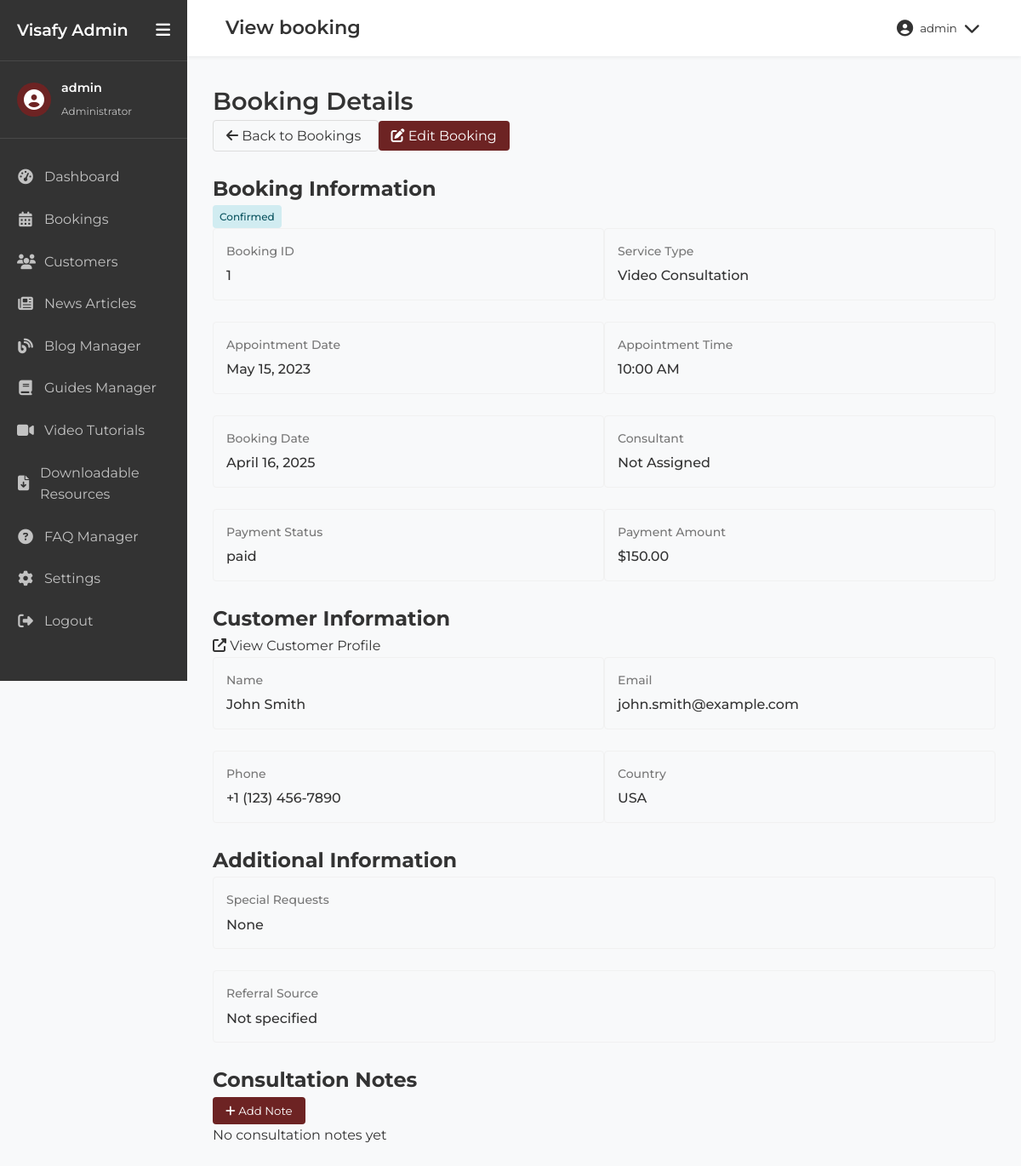
Page /admin/view_booking.php?id=1 (signed in) on the committed database.
### tables this page shows
CREATE TABLE appointments (
    id INT AUTO_INCREMENT PRIMARY KEY,
    consultation_type VARCHAR(50) NOT NULL,
    appointment_datetime DATETIME NOT NULL,
    first_name VARCHAR(50) NOT NULL,
    last_name VARCHAR(50) NOT NULL,
    email VARCHAR(100) NOT NULL,
    phone VARCHAR(20) NOT NULL,
    address TEXT,
    city VARCHAR(50),
    postal_code VARCHAR(20),
    country VARCHAR(50),
    immigration_purpose VARCHAR(100),
    special_requests TEXT,
    status ENUM('pending', 'confirmed', 'completed', 'cancelled', 'no-show') DEFAULT 'pending',
    payment_status ENUM('unpaid', 'paid', 'refunded') DEFAULT 'unpaid',
    payment_amount DECIMAL(10, 2),
    additional_notes TEXT,
    created_at TIMESTAMP DEFAULT CURRENT_TIMESTAMP,
    updated_at TIMESTAMP DEFAULT CURRENT_TIMESTAMP ON UPDATE CURRENT_TIMESTAMP
);

CREATE TABLE customers (
    id INT AUTO_INCREMENT PRIMARY KEY,
    first_name VARCHAR(50) NOT NULL,
    last_name VARCHAR(50) NOT NULL,
    email VARCHAR(100) NOT NULL UNIQUE,
    phone VARCHAR(20),
    address TEXT,
    city VARCHAR(50),
    postal_code VARCHAR(20),
    country VARCHAR(50),
    date_of_birth DATE,
    citizenship VARCHAR(50),
    passport_number VARCHAR(50),
    immigration_status VARCHAR(50),
    notes TEXT,
    created_at TIMESTAMP DEFAULT CURRENT_TIMESTAMP,
    updated_at TIMESTAMP DEFAULT CURRENT_TIMESTAMP ON UPDATE CURRENT_TIMESTAMP
);

### admin/includes/db_connection.php (called while the page is built, shortened)
<?php
$db_host = '193.203.184.121';
$db_user = 'u911550082_canext';
$db_pass = 'Milk@sdk14';
$db_name = 'u911550082_canext';
$conn = new mysqli($db_host, $db_user, $db_pass, $db_name);
function executeQuery($sql) {
    global $conn;
    return $conn->query($sql);
}
?>

### admin/view_booking.php (the view, shortened to what this page needs)
<?php
include('includes/header.php');
include('includes/db_connection.php');
$booking_id = isset($_GET['id']) ? intval($_GET['id']) : 0;
$sql = "SELECT a.*, CONCAT(c.first_name, ' ', c.last_name) as customer_name, c.email as customer_email, c.phone as customer_phone, c.id as customer_id
        FROM appointments a
        LEFT JOIN customers c ON a.email = c.email
        WHERE a.id = $booking_id";
$result = executeQuery($sql);
if ($result && $result->num_rows > 0) {
    $booking = $result->fetch_assoc();
} else {
    header('Location: bookings.php');
    exit;
}
$sql_notes = "SELECT n.*, CONCAT(u.first_name, ' ', u.last_name) as admin_name
             FROM consultation_notes n
             JOIN admin_users u ON n.admin_user_id = u.id
             WHERE n.appointment_id = $booking_id
             ORDER BY n.created_at DESC";
$notes_result = executeQuery($sql_notes);
?>
<div class="admin-content-header">
    <h1>Booking Details</h1>
    <div class="header-actions">
        <a href="bookings.php" class="btn-secondary">
            <i class="fas fa-arrow-left"></i> Back to Bookings
        </a>
        <a href="edit_booking.php?id=<?php echo $booking_id; ?>" class="btn-primary">
            <i class="fas fa-edit"></i> Edit Booking
        </a>
    </div>
</div>
<div class="admin-content-body">
    <div class="booking-details-container">
        <div class="admin-card">
            <div class="admin-card-header">
                <h2>Booking Information</h2>
                <div class="booking-status">
                    <span class="status-badge status-<?php echo strtolower($booking['status']); ?>"><?php echo $booking['status']; ?></span>
                </div>
            </div>
            <div class="admin-card-body">
                <div class="detail-section">
                    <div class="detail-row">
                        <div class="detail-group">
                            <div class="detail-label">Booking ID</div>
                            <div class="detail-value"><?php echo $booking['id']; ?></div>
                        </div>
                        <div class="detail-group">
                            <div class="detail-label">Service Type</div>
                            <div class="detail-value"><?php echo $booking['consultation_type']; ?></div>
                        </div>
                    </div>
                    <div class="detail-row">
                        <div class="detail-group">
                            <div class="detail-label">Appointment Date</div>
                            <div class="detail-value"><?php echo date('F j, Y', strtotime($booking['appointment_datetime'])); ?></div>
                        </div>
                        <div class="detail-group">
                            <div class="detail-label">Appointment Time</div>
                            <div class="detail-value"><?php echo date('g:i A', strtotime($booking['appointment_datetime'])); ?></div>
                        </div>
                    </div>
                    <div class="detail-row">
                        <div class="detail-group">
                            <div class="detail-label">Booking Date</div>
                            <div class="detail-value"><?php echo date('F j, Y', strtotime($booking['created_at'])); ?></div>
                        </div>
                        <div class="detail-group">
                            <div class="detail-label">Consultant</div>
                            <div class="detail-value"><?php echo $booking['consultant_name'] ?? 'Not Assigned'; ?></div>
                        </div>
                    </div>
                    <div class="detail-row">
                        <div class="detail-group">
                            <div class="detail-label">Payment Status</div>
                            <div class="detail-value">
                                <span class="payment-badge payment-<?php echo strtolower($booking['payment_status']); ?>">
                                    <?php echo $booking['payment_status']; ?>
                                </span>
                            </div>
                        </div>
                        <div class="detail-group">
                            <div class="detail-label">Payment Amount</div>
                            <div class="detail-value">$<?php echo number_format($booking['payment_amount'], 2); ?></div>
                        </div>
                    </div>
                </div>
            </div>
        </div>
        <div class="admin-card">
            <div class="admin-card-header">
                <h2>Customer Information</h2>
                <?php if (isset($booking['customer_id']) && !empty($booking['customer_id'])): ?>
                <div class="header-actions">
                    <a href="view_customer.php?id=<?php echo $booking['customer_id']; ?>" class="btn-text">
                        <i class="fas fa-external-link-alt"></i> View Customer Profile
                    </a>
                </div>
                <?php endif; ?>
            </div>
            <div class="admin-card-body">
                <?php if (isset($booking['customer_id']) && !empty($booking['customer_id'])): ?>
                <div class="detail-section">
                    <div class="detail-row">
                        <div class="detail-group">
                            <div class="detail-label">Name</div>
                            <div class="detail-value"><?php echo $booking['customer_name']; ?></div>
                        </div>
                        <div class="detail-group">
                            <div class="detail-label">Email</div>
                            <div class="detail-value"><?php echo $booking['customer_email']; ?></div>
                        </div>
                    </div>
                    <div class="detail-row">
                        <div class="detail-group">
                            <div class="detail-label">Phone</div>
                            <div class="detail-value"><?php echo $booking['customer_phone']; ?></div>
                        </div>
                        <div class="detail-group">
                            <div class="detail-label">Country</div>
                            <div class="detail-value"><?php echo $booking['country']; ?></div>
                        </div>
                    </div>
                </div>
                <?php else: ?>
                <div class="empty-state">
                    <p>No customer information available</p>
                </div>
                <?php endif; ?>
            </div>
        </div>
        <div class="admin-card">
            <div class="admin-card-header">
                <h2>Additional Information</h2>
            </div>
            <div class="admin-card-body">
                <div class="detail-section">
                    <div class="detail-row full-width">
                        <div class="detail-group">
                            <div class="detail-label">Special Requests</div>
                            <div class="detail-value"><?php echo !empty($booking['special_requests']) ? $booking['special_requests'] : 'None'; ?></div>
                        </div>
                    </div>
                    <div class="detail-row full-width">
                        <div class="detail-group">
                            <div class="detail-label">Referral Source</div>
                            <div class="detail-value"><?php echo !empty($booking['referral_source']) ? $booking['referral_source'] : 'Not specified'; ?></div>
                        </div>
                    </div>
                </div>
            </div>
        </div>
        <div class="admin-card">
            <div class="admin-card-header">
                <h2>Consultation Notes</h2>
                <button class="btn-primary" id="add-note-btn">
                    <i class="fas fa-plus"></i> Add Note
                </button>
            </div>
            <div class="admin-card-body">
                <div class="notes-container">
                    <?php if ($notes_result && $notes_result->num_rows > 0): ?>
                        <?php while ($note = $notes_result->fetch_assoc()): ?>
                        <div class="note-item">
                            <div class="note-header">
                                <div class="note-meta">
                                    <span class="note-author"><?php echo $note['admin_name']; ?></span>
                                    <span class="note-date"><?php echo date('M j, Y g:i A', strtotime($note['created_at'])); ?></span>
                                </div>
                                <div class="note-actions">
                                    <button class="action-btn edit-btn edit-note-btn" data-note-id="<?php echo $note['id']; ?>" data-note-text="<?php echo htmlspecialchars($note['notes']); ?>">
                                        <i class="fas fa-edit"></i>
                                    </button>
                                    <button class="action-btn delete-btn delete-note-btn" data-note-id="<?php echo $note['id']; ?>">
                                        <i class="fas fa-trash"></i>
                                    </button>
                                </div>
                            </div>
                            <div class="note-content"><?php echo nl2br($note['notes']); ?></div>
                        </div>
                        <?php endwhile; ?>
                    <?php else: ?>
                        <div class="empty-state">
                            <p>No consultation notes yet</p>
                        </div>
                    <?php endif; ?>
                </div>
            </div>
        </div>
    </div>
</div>
<?php include('includes/footer.php'); ?>

### admin/css/admin-styles.css (style rules this page uses)
:root { --color-cream: #FEF9E1; --color-gold: #E5D0AC; --color-red: #e51f13; --color-burgundy: #6D2323; --color-dark: #333333; --color-light: #FFFFFF; --color-gray: #f5f5f5; --color-gray-dark: #777777; --font-primary: 'Montserrat', sans-serif; --font-secondary: 'Lora', serif; --transition: all 0.3s ease; --sidebar-width: 250px; --sidebar-collapsed-width: 70px; }
*, *::before, *::after { margin: 0; padding: 0; box-sizing: border-box; }
body { font-family: var(--font-primary); background-color: #f8f9fa; color: var(--color-dark); line-height: 1.6; }
a { text-decoration: none; color: inherit; }
button { cursor: pointer; font-family: var(--font-primary); }
.admin-content-header { margin-bottom: 30px; }
.admin-content-header h1 { font-size: 1.8rem; font-weight: 600; color: var(--color-dark); margin-bottom: 5px; }
.status-badge { display: inline-block; padding: 4px 8px; border-radius: 4px; font-size: 12px; font-weight: 500; text-transform: capitalize; }
.status-confirmed { background-color: #e3f2fd; color: #1976d2; }
.btn-primary { background-color: var(--color-burgundy); color: white; border: none; padding: 8px 15px; border-radius: 4px; cursor: pointer; }
.btn-secondary { background-color: #f8f9fa; border: 1px solid #ddd; padding: 8px 15px; border-radius: 4px; cursor: pointer; }
.detail-group { border: 1px solid #f1f1f1; border-radius: 4px; padding: 15px; }
.detail-row { display: grid; grid-template-columns: 150px 1fr; margin-bottom: 8px; }
.detail-label { font-weight: 500; color: var(--color-gray-dark); }

### admin/view_booking.php (style rules this page uses)
.detail-row { display: flex; flex-wrap: wrap; margin-bottom: 15px; }
.detail-group { flex: 1; min-width: 250px; margin-bottom: 10px; }
.detail-label { display: block; font-size: 14px; color: #777; margin-bottom: 5px; }
.detail-value { display: block; font-weight: 500; }
.status-badge { display: inline-block; padding: 4px 8px; border-radius: 4px; font-size: 12px; font-weight: 500; }
.status-confirmed { background-color: #d1ecf1; color: #0c5460; }

### rows in the picture
appointments: status "Confirmed", id "1", consultation_type "Video Consultation", appointment_datetime "May 15, 2023", appointment_datetime "10:00 AM", created_at "April 16, 2025", payment_status "paid", payment_amount "150.00", customers.email "john.smith@example.com", customers.phone "+1 (123) 456-7890", country "USA"

### other values in the picture
$_SESSION['admin_username'] "admin"
str_replace(array('.php', '_'), array('', ' '), $current_page) "View booking"
$booking['consultant_name'] "Not Assigned"
$booking['customer_name'] "John Smith"
